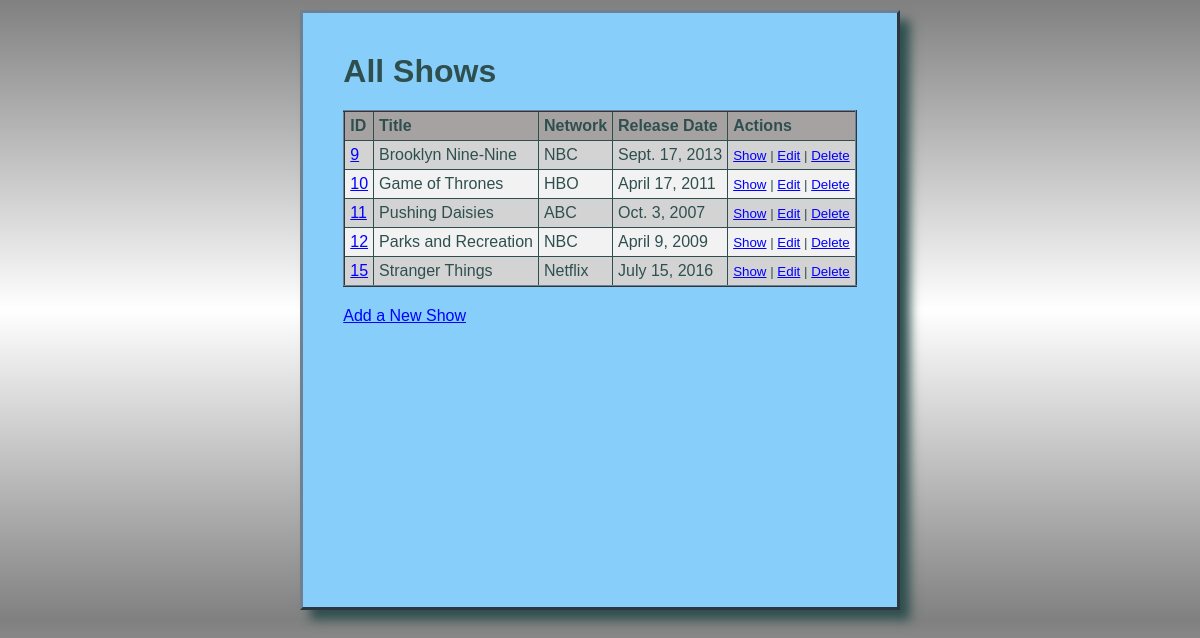
The app's page /shows, older data.
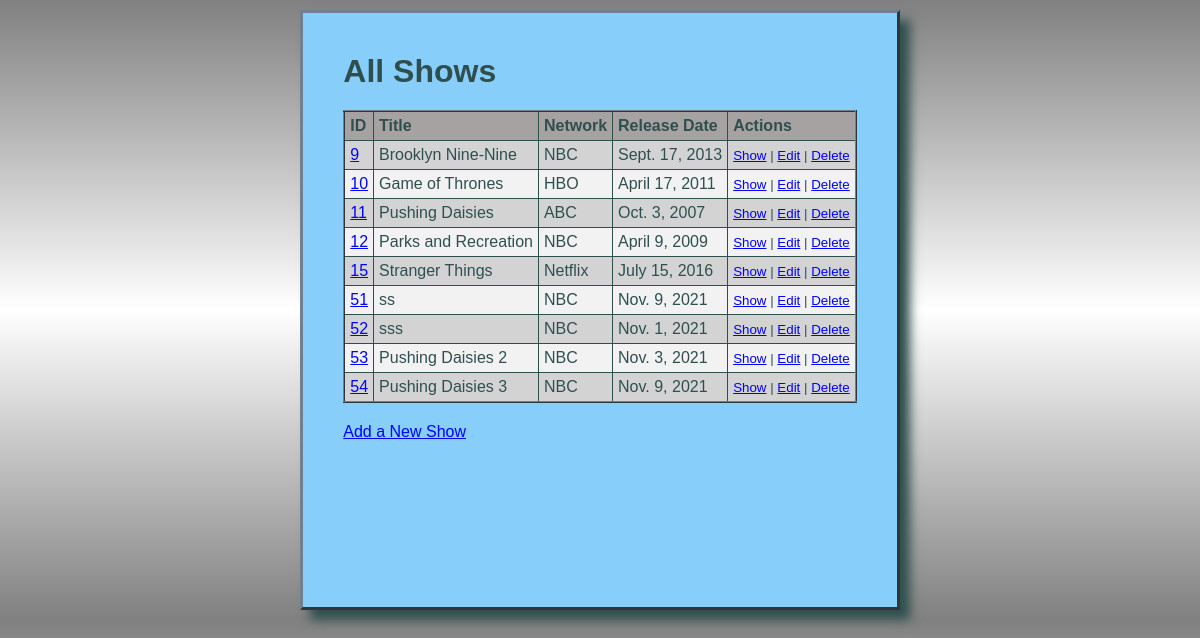
The same page, newer data.
### tv_shows_app/models.py (models this page shows)
class Show(models.Model):
    title = models.CharField(max_length=50)
    network = models.CharField(max_length=50)
    release_date = models.DateField(blank=True, null=True)
    description = models.TextField()
    created_at = models.DateTimeField(auto_now_add=True)
    updated_at = models.DateTimeField(auto_now=True)
    objects = ShowManager()

### tv_shows_app/views.py (the view)
# urls.py: path('shows',views.display_main_page),
def display_main_page(request):
    context = {
    'tv_shows' : Show.objects.all(),
    }
    return render(request,'main_page.html',context)

### tv_shows_app/templates/main_page.html (shortened to what this page needs)
<!DOCTYPE html>
<html lang="en">
<head>
    {% load static %}
    <link rel="stylesheet" href="{% static 'css/style.css' %}">
</head>
<body>
    <div id="wrapper">
        <h1>All Shows</h1>
        <table>
            <tr>
                <th>ID</th>
                <th>Title</th>
                <th>Network</th>
                <th>Release Date</th>
                <th>Actions</th>
            </tr>
            {% for show in tv_shows %}
            <tr>
                <td><a href="/shows/{{show.id}}">{{show.id}}</a></td>
                <td>{{show.title}}</td>
                <td>{{show.network}}</td>
                <td>{{show.release_date}}</td>
                <td id="actions">
                    <a href="/shows/{{show.id}}">Show</a> |
                    <a href="/shows/{{show.id}}/edit">Edit</a> |
                    <a href="/shows/{{show.id}}/destroy">Delete</a>
                </td>
            </tr>
            {% endfor %}
        </table>
        <a id="add_a_new_show" href="/shows/new">Add a New Show</a>
    </div>
</body>
</html>

### tv_shows_app/static/css/style.css (style rules this page uses)
* { margin:0px; border:0px; padding:0px; box-sizing: border-box; font-family: Arial, Helvetica, sans-serif; color:darkslategray; }
body { background-image: linear-gradient(grey,white,grey); }
#wrapper { width:600px; width:fit-content; min-height:600px; margin: 10px auto; background-color:lightskyblue; border:3px outset slategrey; box-shadow: 10px 10px 10px darkslategray; padding:40px; }
a { color:blue; }
table { width:100%; border-collapse: collapse; border: 2px inset slategray; }
td,th { padding:5px; border-left: .5px solid darkslategray; border-right: .5px solid darkslategray; border-top: .5px solid darkslategray; }
tr:nth-child(odd) { background-color: #f2f2f2; }
tr:nth-child(even) { background-color: lightgrey; }
th { text-align: left; background-color: rgb(167, 162, 162); }
#actions { font-size: smaller; }
#add_a_new_show { padding-top:20px; float:left; }
h1 { padding-bottom: 20px; }

Row changes from the older to the newer data that the page shows:
added Show: id "51", title "ss", network "NBC", release_date "Nov. 9, 2021"
added Show: id "52", title "sss", network "NBC", release_date "Nov. 1, 2021"
added Show: id "53", title "Pushing Daisies 2", network "NBC", release_date "Nov. 3, 2021"
added Show: id "54", title "Pushing Daisies 3", network "NBC", release_date "Nov. 9, 2021"
